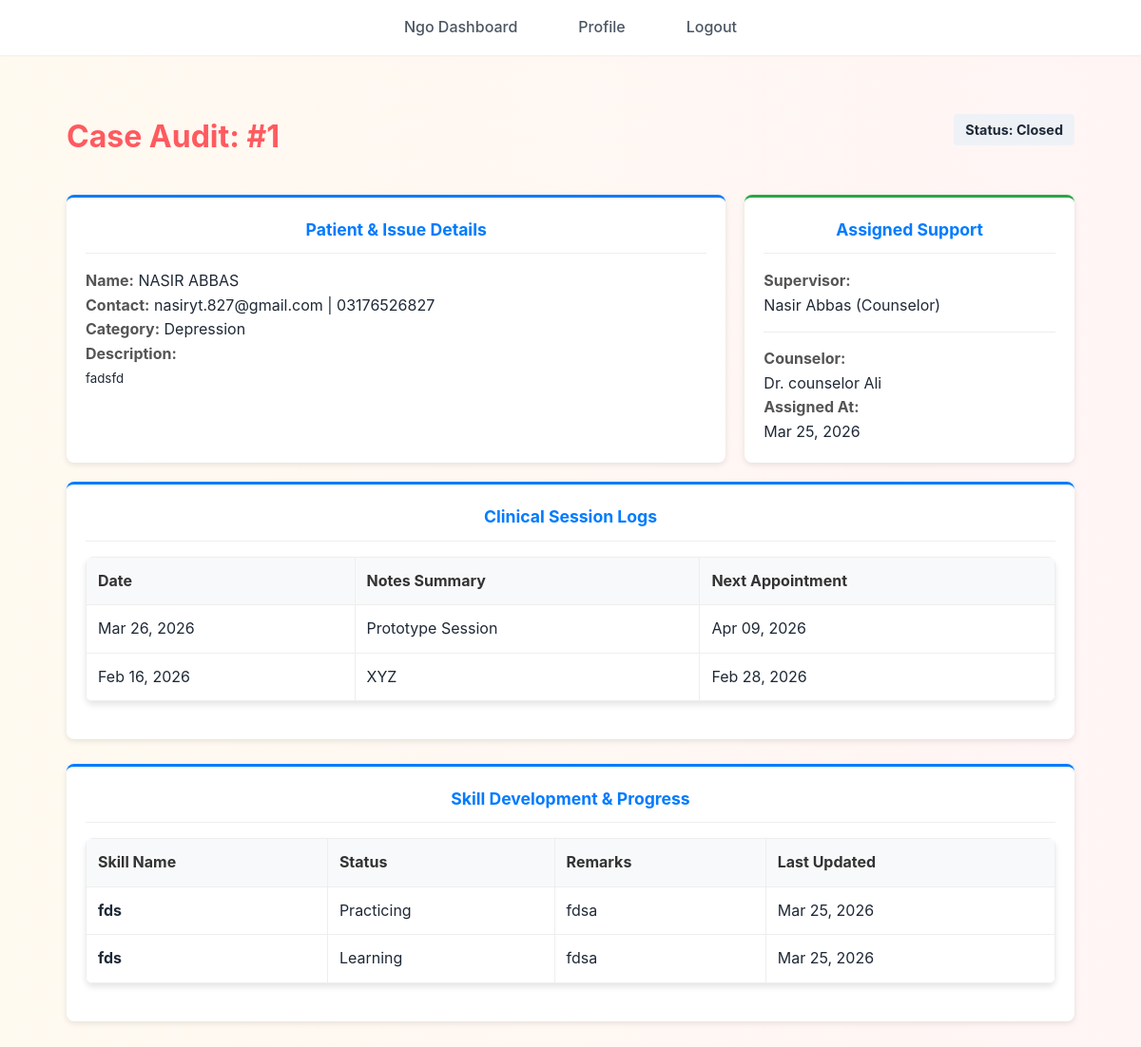
Page /ngo/case_details.php?case_id=1 (signed in) on the committed database.
### tables this page shows
CREATE TABLE `cases` (
  `case_id` int(11) NOT NULL,
  `user_id` int(11) NOT NULL,
  `category` enum('Depression','Family Issues','Marital Issues','Hopelessness','Other') NOT NULL,
  `description` text DEFAULT NULL,
  `ngo_id` int(11) DEFAULT NULL,
  `team_id` int(11) DEFAULT NULL,
  `case_status` enum('Pending','Assigned','Ongoing','Rehabilitation','Completed','Closed') DEFAULT 'Pending',
  `assigned_at` timestamp NOT NULL DEFAULT current_timestamp(),
  `closed_at` datetime DEFAULT NULL,
  `recommended_counselor_id` int(11) DEFAULT NULL
);

CREATE TABLE `users` (
  `user_id` int(11) NOT NULL,
  `full_name` varchar(150) NOT NULL,
  `email` varchar(150) NOT NULL,
  `password` varchar(255) NOT NULL,
  `phone` varchar(20) DEFAULT NULL,
  `gender` enum('Male','Female','Other') DEFAULT NULL,
  `issue_type` enum('Depression','Family Issues','Marital Issues','Hopelessness','Other') NOT NULL,
  `description` text DEFAULT NULL,
  `status` enum('Pending','Approved','Rejected') DEFAULT 'Pending',
  `is_verified` tinyint(1) DEFAULT 0,
  `created_at` timestamp NOT NULL DEFAULT current_timestamp()
);

CREATE TABLE `team_members` (
  `team_id` int(11) NOT NULL,
  `full_name` varchar(150) NOT NULL,
  `email` varchar(150) NOT NULL,
  `password` varchar(255) NOT NULL,
  `role` enum('Counselor','Psychiatrist','Social Worker','Monitor') NOT NULL,
  `phone` varchar(20) DEFAULT NULL,
  `created_at` timestamp NOT NULL DEFAULT current_timestamp()
);

CREATE TABLE `counselors` (
  `counselor_id` int(11) NOT NULL,
  `name` varchar(100) NOT NULL,
  `email` varchar(100) NOT NULL,
  `password` varchar(255) NOT NULL,
  `phone` varchar(20) DEFAULT NULL,
  `specialization` enum('Depression','Family Issues','Marital Issues','Hopelessness','Other') NOT NULL,
  `created_at` timestamp NOT NULL DEFAULT current_timestamp()
);

CREATE TABLE `counseling_sessions` (
  `session_id` int(11) NOT NULL,
  `case_id` int(11) NOT NULL,
  `session_date` datetime NOT NULL,
  `notes` text DEFAULT NULL,
  `next_session_date` datetime DEFAULT NULL,
  `created_at` timestamp NOT NULL DEFAULT current_timestamp()
);

CREATE TABLE `skill_development` (
  `skill_id` int(11) NOT NULL,
  `case_id` int(11) NOT NULL,
  `skill_name` varchar(150) NOT NULL,
  `skill_status` enum('Learning','Practicing','Completed') DEFAULT 'Learning',
  `remarks` text DEFAULT NULL,
  `updated_at` timestamp NOT NULL DEFAULT current_timestamp() ON UPDATE current_timestamp()
);

### ngo/case_details.php (the view, shortened to what this page needs)
<?php
include "config.php";
$case_id = intval($_GET['case_id']);
$ngo_id = $_SESSION["id"];
$query = "
    SELECT
        c.case_id, c.case_status, c.assigned_at, c.closed_at, c.category,
        u.full_name AS user_name, u.email AS user_email, u.phone AS user_phone, u.description AS user_description,
        t.full_name AS team_member_name, t.role AS team_member_role,
        co.name AS counselor_name, co.phone AS counselor_phone
    FROM cases c
    JOIN users u ON c.user_id = u.user_id
    LEFT JOIN team_members t ON c.team_id = t.team_id
    LEFT JOIN counselors co ON c.recommended_counselor_id = co.counselor_id
    WHERE c.case_id = ? AND c.ngo_id = ?
";
$stmt = mysqli_prepare($conn, $query);
mysqli_stmt_bind_param($stmt, "ii", $case_id, $ngo_id);
mysqli_stmt_execute($stmt);
$result = mysqli_stmt_get_result($stmt);
$case = mysqli_fetch_assoc($result);
$sessions = mysqli_query($conn, "SELECT * FROM counseling_sessions WHERE case_id = $case_id ORDER BY session_date DESC");
$skills = mysqli_query($conn, "SELECT * FROM skill_development WHERE case_id = $case_id ORDER BY updated_at DESC");
?>
<!DOCTYPE html>
<html lang="en">
<head>
    <link rel="stylesheet" href="../CSS/style.css">
</head>
<body>
<?php include('navbar.php'); ?>
<div class="container">
    <div style="display: flex; justify-content: space-between; align-items: center; margin-bottom: 20px;">
        <h2>Case Audit: #<?php echo $case['case_id']; ?></h2>
        <span class="status-badge">Status: <?php echo $case['case_status']; ?></span>
    </div>
    <div class="details-grid">
        <div class="card">
            <h3>Patient & Issue Details</h3>
            <p><span class="info-label">Name:</span> <?php echo htmlspecialchars($case['user_name']); ?></p>
            <p><span class="info-label">Contact:</span> <?php echo htmlspecialchars($case['user_email']); ?> | <?php echo htmlspecialchars($case['user_phone']); ?></p>
            <p><span class="info-label">Category:</span> <?php echo $case['category']; ?></p>
            <p><span class="info-label">Description:</span><br>
               <small><?php echo nl2br(htmlspecialchars($case['user_description'])); ?></small></p>
        </div>
        <div class="card" style="border-top-color: #28a745;">
            <h3>Assigned Support</h3>
            <p><span class="info-label">Supervisor:</span><br>
               <?php echo $case['team_member_name'] ? htmlspecialchars($case['team_member_name'])." (".$case['team_member_role'].")" : "Pending"; ?></p>
            <hr style="border:0; border-top:1px solid #eee; margin:15px 0;">
            <p><span class="info-label">Counselor:</span><br>
               <?php echo $case['counselor_name'] ? "Dr. ".htmlspecialchars($case['counselor_name']) : "Not Assigned"; ?></p>
            <p><span class="info-label">Assigned At:</span><br>
               <?php echo date('M d, Y', strtotime($case['assigned_at'])); ?></p>
        </div>
    </div>
    <div class="card">
        <h3>Clinical Session Logs</h3>
        <?php if(mysqli_num_rows($sessions) > 0): ?>
        <table>
            <thead>
                <tr>
                    <th>Date</th>
                    <th>Notes Summary</th>
                    <th>Next Appointment</th>
                </tr>
            </thead>
            <tbody>
                <?php while($s = mysqli_fetch_assoc($sessions)): ?>
                <tr>
                    <td><?php echo date('M d, Y', strtotime($s['session_date'])); ?></td>
                    <td><?php echo nl2br(htmlspecialchars($s['notes'])); ?></td>
                    <td><?php echo $s['next_session_date'] ? date('M d, Y', strtotime($s['next_session_date'])) : '-'; ?></td>
                </tr>
                <?php endwhile; ?>
            </tbody>
        </table>
        <?php else: ?>
            <p>No counseling sessions have been recorded yet.</p>
        <?php endif; ?>
    </div>
    <br>
    <div class="card">
        <h3>Skill Development & Progress</h3>
        <?php if(mysqli_num_rows($skills) > 0): ?>
        <table>
            <thead>
                <tr>
                    <th>Skill Name</th>
                    <th>Status</th>
                    <th>Remarks</th>
                    <th>Last Updated</th>
                </tr>
            </thead>
            <tbody>
                <?php while($sk = mysqli_fetch_assoc($skills)): ?>
                <tr>
                    <td><strong><?php echo htmlspecialchars($sk['skill_name']); ?></strong></td>
                    <td><?php echo $sk['skill_status']; ?></td>
                    <td><?php echo htmlspecialchars($sk['remarks']); ?></td>
                    <td><?php echo date('M d, Y', strtotime($sk['updated_at'])); ?></td>
                </tr>
                <?php endwhile; ?>
            </tbody>
        </table>
        <?php else: ?>
            <p>No skill development entries found.</p>
        <?php endif; ?>
    </div>
</div>
</body>
</html>

### CSS/style.css (style rules this page uses)
:root { --primary-color: #ff5a5f; --primary-hover: #e14d52; --secondary-color: #ffcc00; --secondary-hover: #e6b800; --text-primary: #1f2937; --text-secondary: #4b5563; --bg-primary: #ffffff; --bg-secondary: #fdf2f2; --border-color: #e5e7eb; --shadow-sm: 0 1px 2px rgba(0, 0, 0, 0.05); --shadow-md: 0 4px 6px rgba(0, 0, 0, 0.1); --shadow-lg: 0 10px 15px rgba(0, 0, 0, 0.15); }
* { margin: 0; padding: 0; box-sizing: border-box; }
body { font-family: 'Inter', sans-serif; background: linear-gradient(to right, #fffaf0, #fff5f5); color: var(--text-primary); line-height: 1.6; }
h1, h2, h3, h4, h5, h6 { margin-top: 30px; font-weight: 700; text-align: center; margin-bottom: 1rem; color: var(--primary-color); }
h2 { font-size: 2rem; }
h3 { font-size: 1.5rem; }
table { width: 90%; margin: 20px auto; border-collapse: collapse; background: var(--bg-primary); box-shadow: var(--shadow-md); border-radius: 8px; overflow: hidden; }
th, td { padding: 12px; border: 1px solid var(--border-color); text-align: left; }
th { background: var(--primary-color); color: white; }

### ngo/case_details.php (style rules this page uses)
.container { max-width: 1100px; margin: 30px auto; padding: 0 20px; }
.details-grid { display: grid; grid-template-columns: 2fr 1fr; gap: 20px; margin-bottom: 20px; }
.card { background: #fff; padding: 20px; border-radius: 8px; box-shadow: 0 2px 6px rgba(0,0,0,0.1); border-top: 3px solid #007BFF; }
.card h3 { margin-top: 0; color: #007BFF; font-size: 1.1rem; border-bottom: 1px solid #eee; padding-bottom: 10px; }
.info-label { font-weight: bold; color: #555; }
.status-badge { background: #eef2f7; padding: 5px 12px; border-radius: 4px; font-weight: bold; font-size: 0.9rem; }
table { width: 100%; border-collapse: collapse; margin-top: 10px; background: #fff; }
th, td { border: 1px solid #eee; padding: 12px; text-align: left; }
th { background: #f8f9fa; color: #333; }

### rows in the picture
cases: case_id "1", case_status "Closed", user.full_name "NASIR ABBAS", user.email "nasiryt.827@gmail.com", user.phone "03176526827", category "Depression", user.description "fadsfd", team.full_name "Nasir Abbas", team.role "Counselor", counselors.name "counselor Ali", assigned_at "Mar 25, 2026"
counseling_sessions: session_date "Mar 26, 2026", notes "Prototype Session", next_session_date "Apr 09, 2026"
counseling_sessions: session_date "Feb 16, 2026", notes "XYZ", next_session_date "Feb 28, 2026"
skill_development: skill_name "fds", skill_status "Practicing", remarks "fdsa", updated_at "Mar 25, 2026"
skill_development: skill_name "fds", skill_status "Learning", remarks "fdsa", updated_at "Mar 25, 2026"
